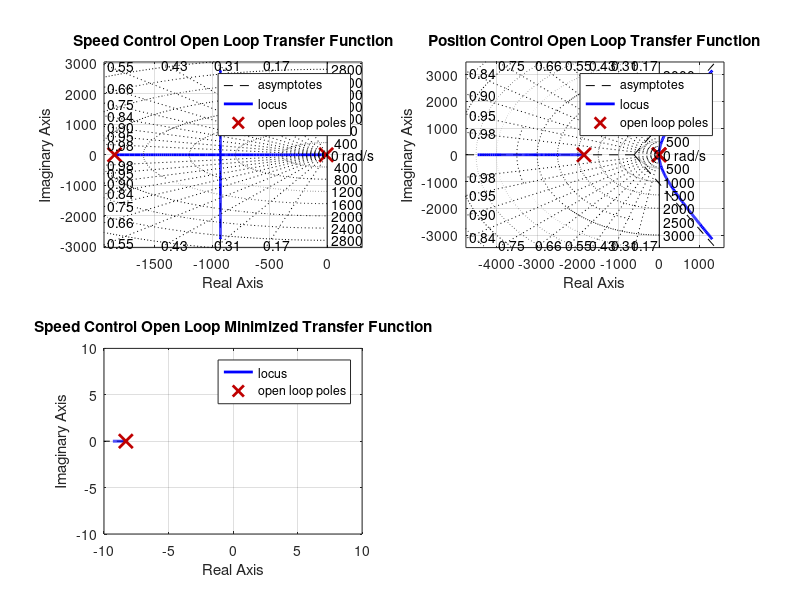

Here is the MATLAB script that generated this plot: (Note: this script raises an error after producing the figure.)
%%  MSE 312 State Space Model For Control System
clear all, close all, clc

%%  System Objectives
%   2% Settling Time (Ts)
%   exp^(-zeta*w_n*Ts) < 0.02
%   Ts = 4/(zeta*w_n) for underdamped
%   5deg Overshoot
%   P.O. > 100*exp^(-zeta*pi/sqrt(1-zeta^2)) underdamped system
%   P.O. = 5/180 x 100% = 2.8% 
%   zeta = 0.751223 [max]
%   cos-1(zeta) = 0.720883 rad
%   w_n = 2.662325302 [min]
%   TF = (w_n)^2/(s^2 + 2*zeta*w_n*s + w_n^2)

%   Simulate P, PI, PD and PID controllers using three different methods:
%   a. Simulink
%   b. MATLAB script using Control systems built-in functions (tf, feedback, etc.)
%   c. MATLAB script custom code (without using built-in functions)

%%  System Variable Definitions

Ra = 4.33;                        %   [Ohms] Armature Resistance
La = 2.34e-3;                     %   [Henry] Armature Inductance
K = 2.18e-2;                      %   [Nm/A]  Motor Constant
J = 1.6e-6 + 2.418269e-3;         %   [kgm^2] Load Inertia
b = 0.02;                         %   [Nms] Viscous Friction Constant

%%  State Variables
i = 0;          %   [A] Armature Current
theta = 0;      %   [rad] Motor Position
theta_dot = 0;  %   [rad/s] Motor Speed

%%  Input Variable 0 - 12V, 0 PWM being 0V, 100 PWM being 12V
V = 0;          %   [V] Voltage from H Bridge

%%  State Space Model
x = [i
     theta
     theta_dot];
 
A = [-Ra/La  -K/La   0
     K/J     -b/J    0
     0        1      0];
 
B = [1/La
     0
     0];
 
C = [0 1 0];
Cspeed = [0 0 1];

D = [];

PosSystem = ss(A,B,C,D);
SpeedSystem = ss(A,B,Cspeed,D);

%%  Transfer Function Initalization
s = tf('s');

%   Position Transfer Function
PosTF = tf(PosSystem);
PosTFNum = K/(La*J*s^2 + (Ra*J+b*La)*s + (K*K+Ra*b));
OLPosPoles = pole(PosTF);

%   Reduced Position Transfer Function
PosTFMin = minreal(PosTF*(s/max(abs(OLPosPoles)) + 1));

%   Speed Transfer Function
SpeedTF = tf(SpeedSystem);
SpeedTFNum = K/(La*J*s^3 + (Ra*J+b*La)*s^2 + (K*K+Ra*b)*s);
OLSpeedPoles = pole(SpeedTF);

%   Reduced Speed Transfer Function
SpeedTFMin = minreal(SpeedTF*(s/max(abs(OLSpeedPoles)) + 1));

%%  Root Locus Plots
%   Root locus of Speed Open Loop
figure(1)
subplot(2,2,1)
rlocus(PosTF)
title('Speed Control Open Loop Transfer Function')
sgrid

%   Root Locus of Position Open Loop
subplot(2,2,2)
rlocus(SpeedTF)
title('Position Control Open Loop Transfer Function')
sgrid

%   Root Locus of Speed Minimized Open Loop
subplot(2,2,3)
rlocus(PosTFMin)
title('Speed Control Open Loop Minimized Transfer Function')
axis([ -10 10 -10 10])
sgrid(0.751223, 0)
sigrid(2)

%   Root Locus of Position Minimized Open Loop
subplot(2,2,4)
rlocus(SpeedTFMin)
title('Position Control Open Loop Minimized Transfer Function')
axis([ -10 10 -10 10])
sgrid(0.751223, 0)
sigrid(2)

%%  PID Simulations
%   Generate Input Signal
[u,t] = gensig('square', 4, 14, 0.0001);
lim = 14;
%   Processing on Input Signal
for i = 1:length(u)
    if i < length(u)/3
        u(i) = u(i)*0.75*pi;
    elseif i < length(u)*2/3
        u(i) = u(i)*pi/2;
    else
        u(i) = u(i)*pi/4;
    end     
end
u(i) = 0;
%%  P Controller

%   Position
PKp = 5000;
%   MATLAB Functions
PPosTF = tf(PKp, 1) * PosTF;
FBPPosTF = feedback(PPosTF, 1);
figure(2)
subplot(2,2,1)
[yPPM, tPPM, xPPM] = lsim(FBPPosTF,u,t);
plot(tPPM, yPPM)
hold on
plot(t, u)
PPMInfo = stepinfo(yPPM, tPPM, pi*0.75);
title(['Position - P Control MATLAB Functions | Settling Time:' num2str(PPMInfo.SettlingTime) ' Overshoot: ' num2str(PPMInfo.Overshoot*180/pi) ' [Degs]'])
xlim([0 lim])
%   Numeric
PPosTFNum = PKp * PosTFNum;
FBPPosTFNum = PPosTFNum/(1 + PPosTFNum);
subplot(2,2,2)
[yPPN, tPPN, xPPN] = lsim(FBPPosTFNum,u,t);
plot(tPPN, yPPN)
hold on
plot(t, u)
PPNInfo = stepinfo(yPPN, tPPN, pi*0.75);
title(['Position - P Control Numeric | Settling Time:' num2str(PPNInfo.SettlingTime) ' Overshoot: ' num2str(PPNInfo.Overshoot*180/pi) ' [Degs]'])
xlim([0 lim])

%   Speed
SKp = 1000;
%   MATLAB Functions
PSpeedTF = tf(SKp, 1) * SpeedTF;
FBPSpeedTF = feedback(PSpeedTF, 1);
subplot(2,2,3)
[ySPM, tSPM, xSPM] = lsim(FBPSpeedTF,u,t);
plot(tSPM, ySPM)
hold on
plot(t, u)
SPMInfo = stepinfo(ySPM, tSPM, pi*0.75);
title(['Speed - P Control MATLAB Functions | Settling Time:' num2str(SPMInfo.SettlingTime) ' Overshoot: ' num2str(SPMInfo.Overshoot*180/pi) ' [Degs]'])
xlim([0 lim])
%   Numeric
PSpeedTFNum = SKp * SpeedTFNum;
FBPSpeedTFNum = PSpeedTFNum/(1 + PSpeedTFNum);
subplot(2,2,4)
[ySPN, tSPN, xSPN] = lsim(FBPSpeedTFNum,u,t);
plot(tSPN, ySPN)
hold on
plot(t, u)
SPNInfo = stepinfo(ySPN, tSPN, pi*0.75);
title(['Speed - P Control Numeric | Settling Time:' num2str(SPNInfo.SettlingTime) ' Overshoot: ' num2str(SPNInfo.Overshoot*180/pi) ' [Degs]'])
xlim([0 lim])

%%  PI Controller

%   Position
PKp = 1000;
PKi = 1000;
%   MATLAB Functions
PIPosTF = tf([PKp PKi], [1 0]) * PosTF;
FBPIPosTF = feedback(PIPosTF, 1);
figure(3)
subplot(2,2,1)
[yPPIM, tPPIM, xPPIM] = lsim(FBPIPosTF,u,t);
plot(tPPIM, yPPIM)
hold on
plot(t, u)
PPIMInfo = stepinfo(yPPIM, tPPIM, pi*0.75);
title(['Position - PI Control MATLAB Functions | Settling Time:' num2str(PPIMInfo.SettlingTime) ' Overshoot: ' num2str(PPIMInfo.Overshoot*180/pi) ' [Degs]'])
xlim([0 lim])
%   Numeric
PIPosTFNum = (PKp + PKi/s) * PosTFNum;
FBPIPosTFNum = PIPosTFNum/(1 + PIPosTFNum);
subplot(2,2,2)
[yPPIN, tPPIN, xPPIN] = lsim(FBPIPosTFNum,u,t);
plot(tPPIN, yPPIN)
hold on
plot(t, u)
PPINInfo = stepinfo(yPPIN, tPPIN, pi*0.75);
title(['Position - PI Control Numeric | Settling Time:' num2str(PPINInfo.SettlingTime) ' Overshoot: ' num2str(PPINInfo.Overshoot*180/pi) ' [Degs]'])
xlim([0 lim])

%   Speed
SKp = 1;
SKi = 1;
%   MATLAB Functions
PISpeedTF = tf([SKp SKi], [1 0]) * SpeedTF;
FBPISpeedTF = feedback(PISpeedTF, 1);
subplot(2,2,3)
[ySPIM, tSPIM, xSPIM] = lsim(FBPISpeedTF,u,t);
plot(tSPIM, ySPIM)
hold on
plot(t, u)
SPIMInfo = stepinfo(ySPIM, tSPIM, pi*0.75);
title(['Speed - PI Control MATLAB Functions | Settling Time:' num2str(SPIMInfo.SettlingTime) ' Overshoot: ' num2str(SPIMInfo.Overshoot*180/pi) ' [Degs]'])
xlim([0 lim])
%   Numeric
PISpeedTFNum = (SKp + SKi/s) * SpeedTFNum;
FBPISpeedTFNum = PISpeedTFNum/(1 + PISpeedTFNum);
subplot(2,2,4)
[ySPIN, tSPIN, xSPIN] = lsim(FBPISpeedTFNum,u,t);
plot(tSPIN, ySPIN)
hold on
plot(t, u)
SPINInfo = stepinfo(ySPIN, tSPIN, pi*0.75);
title(['Speed - PI Control Numeric | Settling Time:' num2str(SPINInfo.SettlingTime) ' Overshoot: ' num2str(SPINInfo.Overshoot*180/pi) ' [Degs]'])
xlim([0 lim])

%%  PID Controller

%   Position
PKp = 1;
PKi = 1;
PKd = 1;
%   MATLAB Functions
PIDPosTF = tf([PKd PKp PKi], [1 0]) * PosTF;
FBPIDPosTF = feedback(PIDPosTF, 1);
figure(4)
subplot(2,2,1)
[yPPIDM, tPPIDM, xPPIDM] = lsim(FBPIDPosTF,u,t);
plot(tPPIDM, yPPIDM)
hold on
plot(t, u)
PPIDMInfo = stepinfo(yPPIDM, tPPIDM, pi*0.75);
title(['Position - PID Control MATLAB Functions | Settling Time:' num2str(PPIDMInfo.SettlingTime) ' Overshoot: ' num2str(PPIDMInfo.Overshoot*180/pi) ' [Degs]'])
xlim([0 lim])
%   Numeric
PIDPosTFNum = (PKp + PKi/s + PKd*s) * PosTFNum;
FBPIDPosTFNum = PIDPosTFNum/(1 + PIDPosTFNum);
subplot(2,2,2)
[yPPIDN, tPPIDN, xPPIDN] = lsim(FBPIDPosTFNum,u,t);
plot(tPPIDN, yPPIDN)
hold on
plot(t, u)
PPIDNInfo = stepinfo(yPPIDN, tPPIDN, pi*0.75);
title(['Position - PID Control Numeric | Settling Time:' num2str(PPIDNInfo.SettlingTime) ' Overshoot: ' num2str(PPIDNInfo.Overshoot*180/pi) ' [Degs]'])
xlim([0 lim])

%   Speed
SKp = 1;
SKi = 1;
SKd = 1;
%   MATLAB Functions
PIDSpeedTF = tf([SKd SKp SKi], [1 0]) * SpeedTF;
FBPIDSpeedTF = feedback(PIDSpeedTF, 1);
subplot(2,2,3)
[ySPIDM, tSPIDM, xSPIDM] = lsim(FBPIDSpeedTF,u,t);
plot(tSPIDM, ySPIDM)
hold on
plot(t, u)
SPIDMInfo = stepinfo(ySPIDM, tSPIDM, pi*0.75);
title(['Speed - PID Control MATLAB Functions | Settling Time:' num2str(SPIDMInfo.SettlingTime) ' Overshoot: ' num2str(SPIDMInfo.Overshoot*180/pi) ' [Degs]'])
xlim([0 lim])
%   Numeric
PIDSpeedTFNum = (SKp + SKi/s + SKd*s) * SpeedTFNum;
FBPIDSpeedTFNum = PIDSpeedTFNum/(1 + PIDSpeedTFNum);
subplot(2,2,4)
[ySPIDN, tSPIDN, xSPIDN] = lsim(FBPIDSpeedTFNum,u,t);
plot(tSPIDN, ySPIDN)
hold on
plot(t, u)
SPIDNInfo = stepinfo(ySPIDN, tSPIDN, pi*0.75);
title(['Speed - PID Control Numeric | Settling Time:' num2str(SPIDNInfo.SettlingTime) ' Overshoot: ' num2str(SPIDNInfo.Overshoot*180/pi) ' [Degs]'])
xlim([0 lim])
